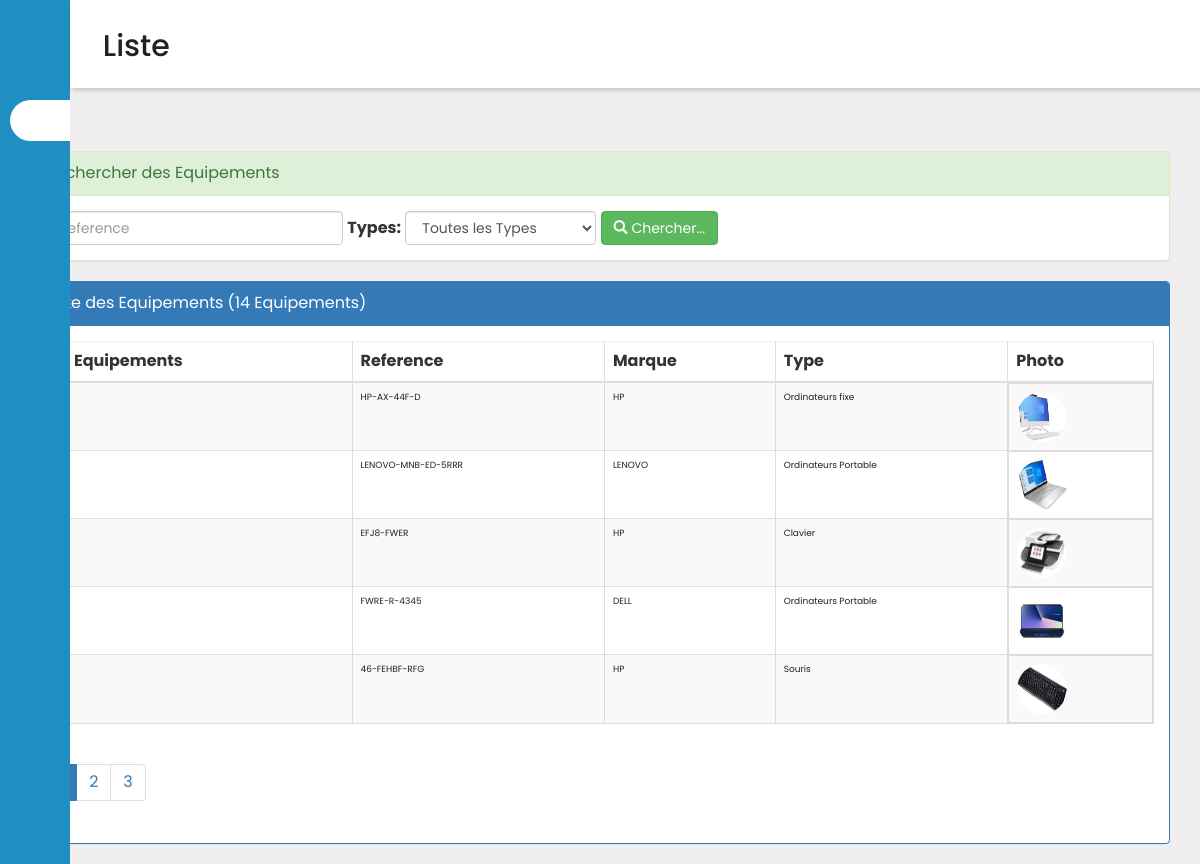
Page /pages/equipements.php (signed in) on the committed database.
### tables this page shows
create table equipements(
    idEqu int(4) auto_increment primary key, 
	reference varchar(50),
	marque varchar(50),
	photo varchar(50),
     idEta int,
	 idTyp INT,
	 idCat int ,
	 idEmp int(4)
);

create table types(
    idTyp  int(4) auto_increment primary key,
    libelleTyp varchar(50)
    
);

### pages/equipements.php (the view, shortened to what this page needs)
<?php
    require_once("connexiondb.php");
    $reference=isset($_GET['reference'])?$_GET['reference']:"";
    $idtyp=isset($_GET['idtyp'])?$_GET['idtyp']:0;
    $size=isset($_GET['size'])?$_GET['size']:5;
    $page=isset($_GET['page'])?$_GET['page']:1;
    $offset=($page-1)*$size;
    if($idtyp==0){
        $requeteEqu="select idEqu,reference,marque,libelleTyp,photo
                from types as f,equipements as s
                where f.idTyp=s.idTyp
                and (reference like '%$reference%' )
                order by idEqu
                limit $size
                offset $offset";
        $requeteCount="select count(*) countS from equipements
                where reference like '%$reference%'" ;
    }
    $resultatEqu=$pdo->query($requeteEqu);
    $resultatCount=$pdo->query($requeteCount);
    $tabCount=$resultatCount->fetch();
    $nbrEqu=$tabCount['countS'];
    $reste=$nbrEqu % $size;
    if($reste===0)
        $nbrPage=$nbrEqu/$size;
    else
        $nbrPage=floor($nbrEqu/$size)+1;
?>
<!DOCTYPE HTML>
<HTML>
    <head>
        <link rel="stylesheet" type="text/css" href="../css/bootstrap.css">
        <link rel="stylesheet" type="text/css" href="../css/font-awesome.min.css">
        <link rel="stylesheet" type="text/css" href="../css/monstyle.css">
    </head>
    <body>
        <?php require("menu.php"); ?>
        <br>  <br>  <br>  <br>
        <div class="container">
            <div class="panel panel-success margetop60">
				<div class="panel-heading">Rechercher des Equipements</div>
				<div class="panel-body">
					<form method="get" action="equipements.php" class="form-inline">
						<div class="form-group">
                            <input type="text" name="reference"
                                   placeholder="Reference"
                                   class="form-control"
                                   value="<?php echo $reference ?>"/>
                        </div>
                            <label for="idtyp">Types:</label>
				            <select name="idtyp" class="form-control" id="idtyp"
                                    onchange="this.form.submit()">
                                    <option value=0>Toutes les Types</option>
				            </select>
				        <button type="submit" class="btn btn-success">
                            <span class="glyphicon glyphicon-search"></span>
                            Chercher...
                        </button>
					</form>
				</div>
			</div>
            <div class="panel panel-primary">
                <div class="panel-heading">Liste des Equipements (<?php echo $nbrEqu ?> Equipements)</div>
                <div class="panel-body">
                    <table class="table table-striped table-bordered">
                        <thead>
                            <tr>
                                <th>Id Equipements</th> <th>Reference</th> <th>Marque</th> <th>Type</th> <th>Photo</th>
                            </tr>
                        </thead>
                        <tbody>
                            <?php while($Equ=$resultatEqu->fetch()){ ?>
                                <tr>
                                    <td><?php echo $Equ['idEqu'] ?> </td>
                                    <td><?php echo $Equ['reference'] ?> </td>
                                    <td><?php echo $Equ['marque'] ?> </td>
                                    <td><?php echo $Equ['libelleTyp'] ?> </td>
                                    <td>
                                        <img src="../images/<?php echo $Equ['photo']?>"
                                        width="50px" height="50px" class="img-circle">
                                    </td>
                                 </tr>
                             <?php } ?>
                        </tbody>
                    </table>
                <div>
                    <ul class="pagination">
                        <?php for($i=1;$i<=$nbrPage;$i++){ ?>
                            <li class="<?php if($i==$page) echo 'active' ?>">
            <a href="equipements.php?page=<?php echo $i;?>&reference=<?php echo $reference ?>&idyp=<?php echo $idtyp ?>">
                                    <?php echo $i; ?>
                                </a>
                             </li>
                        <?php } ?>
                    </ul>
                </div>
                </div>
            </div>
        </div>
    </body>
</HTML>

### pages/menu.php (shortened to what this page needs)
<html>
<head>
    <link rel="stylesheet" href="https://maxst.icons8.com/vue-static/landings/line-awesome/line-awesome/1.3.0/css/line-awesome.min.css">
    <link rel="stylesheet" href="style.css">
</head>
    <div class="sidebar">
        <div class="sidebar-brand">
            <h2><span class="las la-laptop"></span> <span>Parc Info</span></h2>
        </div>
        <div class="sidebar-menu">
            <ul>
                <li>
                    <a href="indexhome.php" class="active"><span class="las la-home"></span>
                    <span>Home</span></a>
                </li>
                <li>
                    <a href="equipements.php"><span class="las la-laptop"></span>
                    <span>Equipements</span></a>
                </li>
                <li>
                    <a href="emplacements.php"><span class="las la-map-marker-alt"></span>
                    <span>Emplacements</span></a>
                </li>
                <li>
                    <a href="etats.php"><span class="las la-history"></span>
                    <span>Etats</span></a>
                </li>
                <li>
                    <a href="types.php"><span class="las la-laptop"></span>
                    <span>Types</span></a>
                </li>
                <li>
                    <a href="categories.php"><span class="las la-search"></span>
                    <span>Categories</span></a>
                </li>
                <li>
                    <a href="utilisateurs2.php"><span class="las la-users"></span>
                    </a>
                </li>
                <li>
                    <a href="seDeconnecter.php"><span class="las la-sign-out-alt"></span>
                    </a>
                </li>
            </ul>
        </div>
    </div>
    <div class="main-content">
        <header>
            <h2>
                <label for="nav-toggle">
                    <span class="las la-bars"></span>
                </label> Liste
            </h2>
        </header>
    </div>
</html>

### css/monstyle.css (style rules this page uses)
.margetop60 { margin-top: 60px; }
body { background-color: rgb(240, 238, 238); font-size: 16px; }
.editpwd-page h1,h2 { color: #2e6da4; }

### pages/style.css (style rules this page uses)
:root { --main-color: #1f8fc3; --color-dark: #1D2231; --text-grey: #8390A2; }
* { padding: 0; margin: 0; box-sizing: border-box; list-style-type: none; text-decoration: none; font-family: 'Poppins', sans-serif; }
.sidebar { width: 345px; position: fixed; left: 0; top: 0; height: 100%; background: var(--main-color); z-index: 100; transition: width 300ms; }
.sidebar-brand { height: 90px; padding: 1rem 0rem 1rem 2rem; color: #fff; }
.sidebar-menu { margin-top: 1rem; }
.sidebar-menu li { width: 100%; margin-bottom: 1.7rem; padding-left: 1rem; }
.sidebar-menu a { padding-left: 1rem; display: block; color: #fff; font-size: 1.1rem; }
.sidebar-menu a.active { background: #fff; padding-top: 1rem; padding-bottom: 1rem; color: var(--main-color); border-radius: 30px 0px 0px 30px; }
.sidebar-menu a span:first-child { font-size: 1.5rem; padding-right: 1rem; }
.main-content { transition: margin-left 300ms; margin-left: 345px; }
header { background: #fff; display: flex; justify-content: space-between; padding: 1rem 1.5rem; box-shadow: 2px 2px 5px rgba(0, 0, 0, 0.2); position: fixed; left: 345px; width: calc(100% - 345px); top: 0; z-index: 100; transition: left 300ms; }
header h2 { color: #222; }
header label span { font-size: 1.7rem; padding-right: 1rem; }
table { border-collapse: collapse; }
thead tr { border-top: 1px solid #f0f0f0; border-bottom: 2px solid #f0f0f0; }
td { padding: .5rem 1rem; font-size: .9rem; color: #222; }
tr td:last-child { display: flex; align-items: center; }
@media only screen and (max-width: 1200px) { .sidebar { width: 70px; } }
@media only screen and (max-width: 1200px) { .sidebar .sidebar-brand, .sidebar li { padding-left: 1rem; text-align: center; } }
@media only screen and (max-width: 1200px) { .sidebar li a { padding-left: 0rem; } }
@media only screen and (max-width: 1200px) { .main-content { margin-left: 70px; } }
@media only screen and (max-width: 1200px) { .main-content header { width: calc(100% - 70px); left: 70px; } }

### rows in the picture
equipements: reference "HP-AX-44F-D", marque "HP", idTyp.libelleTyp "Ordinateurs fixe", photo (picture)
equipements: reference "LENOVO-MNB-ED-5RRR", marque "LENOVO", idTyp.libelleTyp "Ordinateurs Portable", photo (picture)
equipements: reference "EFJ8-FWER", marque "HP", idTyp.libelleTyp "Clavier", photo (picture)
equipements: reference "FWRE-R-4345", marque "DELL", idTyp.libelleTyp "Ordinateurs Portable", photo (picture)
equipements: reference "46-FEHBF-RFG", marque "HP", idTyp.libelleTyp "Souris", photo (picture)

### other values in the picture
$nbrEqu "14"
